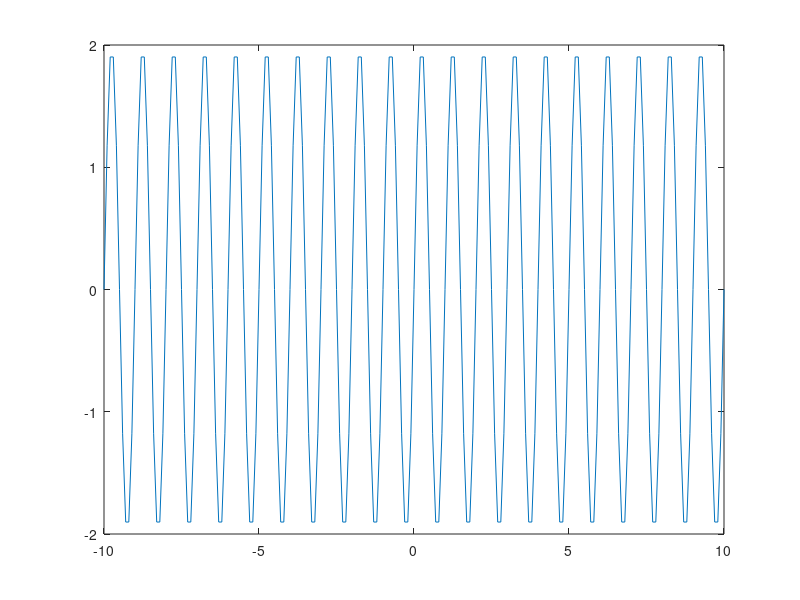
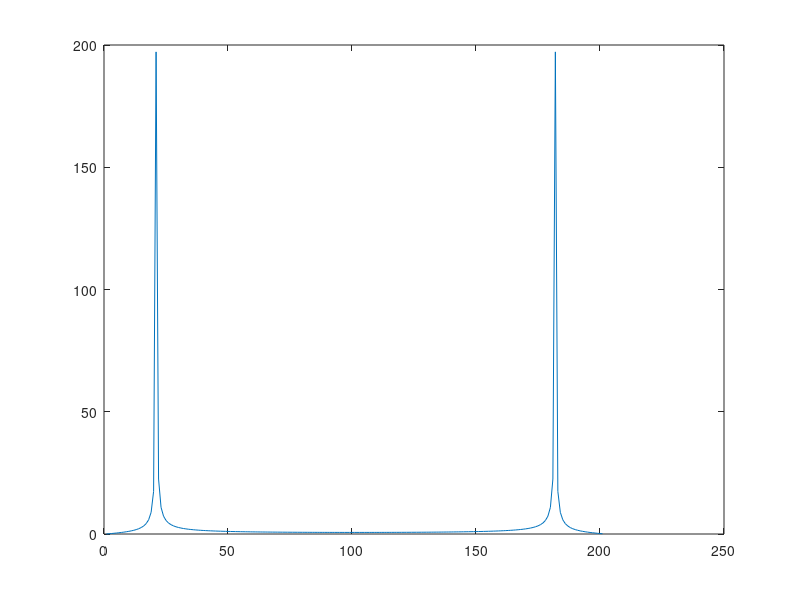

MATLAB code for these plots, in order:
clc;
clear;
T=10;
f=1;
t=-10:0.1:10;
x=2*sin(2*pi*f*t);
plot(t,x);
figure(2);
y=fft(x);
plot(abs(y));
%RMS1=sqrt(sum(x.^2)/length(x))
%RMS2=max(x)/sqrt(2)